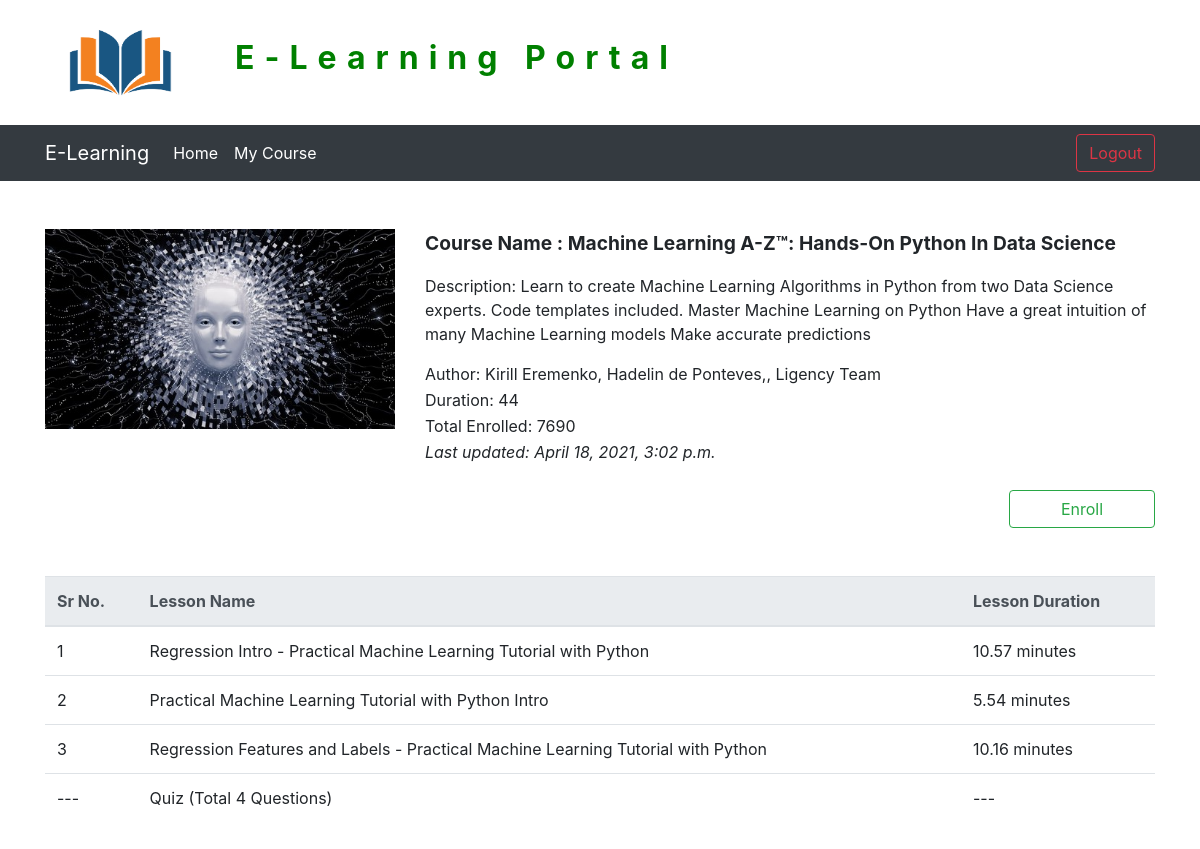
The app's page /course/enroll/machine-learning-a-ztm-hands-on-python-in-data-science (signed in) with its own data.
### user/models.py (models this page shows, shortened)
class Course(models.Model):
    name = models.CharField(max_length=250)
    slug = models.SlugField(default='',editable=False,max_length=255)
    description = models.TextField()
    author = models.CharField(max_length=100)
    duration = models.CharField(max_length=50)
    enrolled_count = models.IntegerField(default=0)
    thumbnail = models.ImageField(upload_to='course_thumbnails/')
    created_at = models.DateTimeField(auto_now_add=True, null=True)
    updated_at = models.DateTimeField(auto_now=True, null=True)

class Lession(models.Model):
    course = models.ForeignKey(Course, on_delete=models.CASCADE)
    name = models.CharField(max_length=250)
    description = models.TextField()
    duration = models.CharField(max_length=50)
    video = models.FileField(upload_to='lession_videos/')
    created_at = models.DateTimeField(auto_now_add=True, null=True)
    updated_at = models.DateTimeField(auto_now=True, null=True)

### user/views.py (the view, shortened to what this page needs)
# urls.py: path('course/enroll/<slug:slug>',EnrollCourse.as_view(), name="enroll_course"),
class EnrollCourse(LoginRequiredMixin, DetailView):
    template_name = 'user/enroll_course.html'
    model = Course
    context_object_name = "course_obj"
    login_url = reverse_lazy('login')
    def get_context_data(self, **kwargs):
        context = {}
        lesson_obj = Lession.objects.filter(course=self.object)
        quiz_obj = QuizQuestion.objects.filter(course=self.object)
        user_enrolled_course_obj = UserCourseLink.objects.filter(user=self.request.user, course=self.object)
        if user_enrolled_course_obj:
            context['enrolled'] = True
        else:
            context['enrolled'] = False
        if quiz_obj:
            context['quiz_obj'] = quiz_obj
        context['lesson_obj'] = lesson_obj
        return super().get_context_data(**context)

### user/templates/user/enroll_course.html (shortened to what this page needs)
{% extends 'base.html' %}
{% block body %}
<br><br>
<div class="container">
    <div class="row">
        <div class="col-md-4">
            <img width="100%" height="200px" src="{{course_obj.thumbnail.url}}">
        </div>
        <div class="col-md-8">
            <p style="font-weight:bold;font-size: larger;">Course Name : {{course_obj.name}}</p>
            <p>Description: {{course_obj.description}}</p>
            <p style="margin-bottom: 2px;">Author: {{course_obj.author}}</p>
            <p style="margin-bottom: 2px;">Duration: {{course_obj.duration}}</p>
            <p style="margin-bottom: 2px;">Total Enrolled: {{course_obj.enrolled_count}}</p>
            <p style="margin-bottom: 2px;font-style: italic">Last updated: {{course_obj.updated_at}}</p>
            <br>
                {% if enrolled %}
                     <a href="{% url 'course' slug=course_obj.slug %}"  style="float: right;width:20%" class="btn btn-success">Go To Course</a>
                {% else %}
                    <form method="post">
                        <button style="float: right;width:20%" class="btn btn-outline-success">Enroll</button>
                    </form>
                {% endif %}
        </div>
    </div>
</div>
<br><br>
{% if lesson_obj %}
<div class="container">
    <table class="table">
        <thead class="thead-light">
            <tr>
                <th>Sr No.</th>
                <th>Lesson Name</th>
                <th>Lesson Duration</th>
            </tr>
        </thead>
        <tbody>
            {% for lesson in lesson_obj %}
            <tr>
                <td>{{forloop.counter}}</td>
                <td>{{lesson.name}}</td>
                <td>{{lesson.duration}}</td>
            </tr>
            {% endfor %}
            {% if quiz_obj %}
            <tr>
                <td>---</td>
                <td>Quiz (Total {{quiz_obj|length}} Questions)</td>
                <td>---</td>
            </tr>
            {% endif %}
        </tbody>
    </table>
</div>
{% else %}
<h4 style="text-align:center;color:orange">Not any lesson added on the course</h4>
{% endif %}
<br><br>
{% endblock body %}

### records on screen
Course: thumbnail (picture), name "Machine Learning A-Z™: Hands-On Python In Data Science", description "Learn to create Machine Learning Algorithms in Python from two Data Science experts. Code templates included. Master Machine Learning on Python Have a great intuition of many Machine Learning models Make accurate predictions", author "Kirill Eremenko, Hadelin de Ponteves,, Ligency Team", duration "44", enrolled_count "7690", updated_at "April 18, 2021, 3:02 p.m."
Lession: name "Regression Intro - Practical Machine Learning Tutorial with Python", duration "10.57 minutes"
Lession: name "Practical Machine Learning Tutorial with Python Intro", duration "5.54 minutes"
Lession: name "Regression Features and Labels - Practical Machine Learning Tutorial with Python", duration "10.16 minutes"

### other values on screen
{{ quiz_obj|length }} "4"
